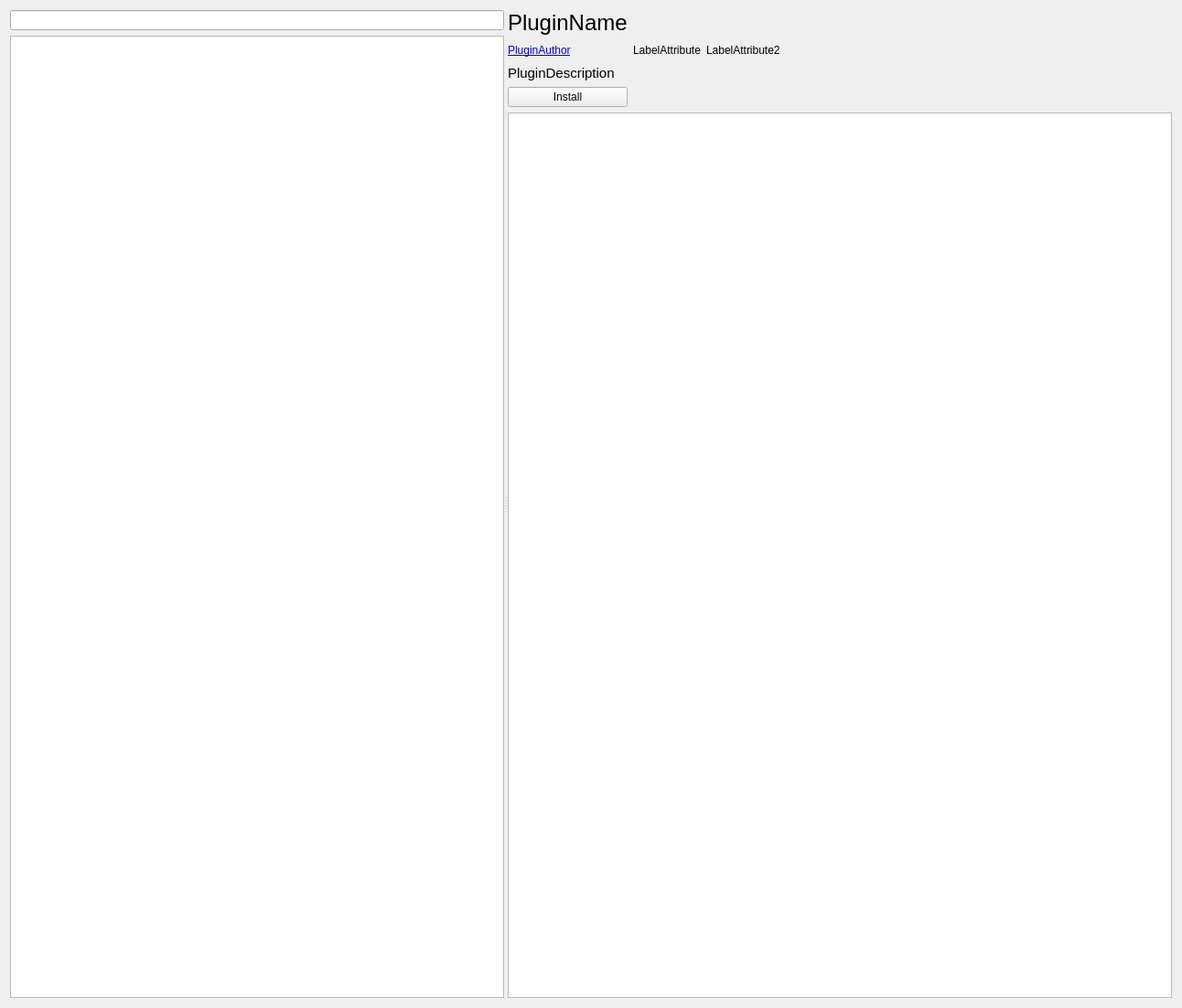
<?xml version="1.0" encoding="UTF-8"?>
<ui version="4.0">
 <class>HcStoreWidget</class>
 <widget class="QWidget" name="HcStoreWidget">
  <property name="geometry">
   <rect>
    <x>0</x>
    <y>0</y>
    <width>1292</width>
    <height>1102</height>
   </rect>
  </property>
  <property name="windowTitle">
   <string>Form</string>
  </property>
  <layout class="QGridLayout" name="gridLayout_3">
   <item row="0" column="0">
    <widget class="QSplitter" name="splitter">
     <property name="orientation">
      <enum>Qt::Horizontal</enum>
     </property>
     <widget class="QWidget" name="MarketPlaceWidget" native="true">
      <layout class="QGridLayout" name="gridLayout">
       <item row="0" column="0">
        <widget class="QLineEdit" name="MarketPlaceSearch"/>
       </item>
       <item row="1" column="0">
        <widget class="QListView" name="MarketPlaceList"/>
       </item>
      </layout>
     </widget>
     <widget class="QWidget" name="PluginViewWidget" native="true">
      <layout class="QGridLayout" name="PluginLayout">
       <item row="1" column="0">
        <widget class="QLabel" name="PluginAuthor">
         <property name="text">
          <string>&lt;html&gt;&lt;head/&gt;&lt;body&gt;&lt;p&gt;&lt;a href=&quot;https://5pider.net&quot;&gt;&lt;span style=&quot; text-decoration: underline; color:#0000ff;&quot;&gt;PluginAuthor&lt;/span&gt;&lt;/a&gt;&lt;/p&gt;&lt;/body&gt;&lt;/html&gt;</string>
         </property>
        </widget>
       </item>
       <item row="3" column="0">
        <widget class="QPushButton" name="PluginInstall">
         <property name="text">
          <string>Install</string>
         </property>
        </widget>
       </item>
       <item row="4" column="0" colspan="6">
        <widget class="QTextEdit" name="PluginDetails"/>
       </item>
       <item row="2" column="0" colspan="6">
        <widget class="QLabel" name="PluginDescription">
         <property name="text">
          <string>&lt;html&gt;&lt;head/&gt;&lt;body&gt;&lt;p&gt;&lt;span style=&quot; font-size:11pt;&quot;&gt;PluginDescription&lt;/span&gt;&lt;/p&gt;&lt;/body&gt;&lt;/html&gt;</string>
         </property>
        </widget>
       </item>
       <item row="0" column="0">
        <widget class="QLabel" name="PluginName">
         <property name="text">
          <string>&lt;html&gt;&lt;head/&gt;&lt;body&gt;&lt;p&gt;&lt;span style=&quot; font-size:18pt;&quot;&gt;PluginName&lt;/span&gt;&lt;/p&gt;&lt;/body&gt;&lt;/html&gt;</string>
         </property>
        </widget>
       </item>
       <item row="1" column="1">
        <layout class="QHBoxLayout" name="AttributeLayout">
         <property name="leftMargin">
          <number>0</number>
         </property>
         <property name="topMargin">
          <number>0</number>
         </property>
         <property name="rightMargin">
          <number>0</number>
         </property>
         <property name="bottomMargin">
          <number>0</number>
         </property>
         <item>
          <widget class="QLabel" name="LabelAttr1">
           <property name="text">
            <string>LabelAttribute</string>
           </property>
          </widget>
         </item>
         <item>
          <widget class="QLabel" name="LabelAttr2">
           <property name="text">
            <string>LabelAttribute2</string>
           </property>
          </widget>
         </item>
        </layout>
       </item>
       <item row="1" column="2" colspan="4">
        <spacer name="AttributeSpacer">
         <property name="orientation">
          <enum>Qt::Horizontal</enum>
         </property>
         <property name="sizeHint" stdset="0">
          <size>
           <width>40</width>
           <height>20</height>
          </size>
         </property>
        </spacer>
       </item>
       <item row="0" column="1" colspan="5">
        <spacer name="TopSpacer">
         <property name="orientation">
          <enum>Qt::Horizontal</enum>
         </property>
         <property name="sizeHint" stdset="0">
          <size>
           <width>40</width>
           <height>20</height>
          </size>
         </property>
        </spacer>
       </item>
       <item row="3" column="1" colspan="5">
        <spacer name="TopSpacer2">
         <property name="orientation">
          <enum>Qt::Horizontal</enum>
         </property>
         <property name="sizeHint" stdset="0">
          <size>
           <width>40</width>
           <height>20</height>
          </size>
         </property>
        </spacer>
       </item>
      </layout>
     </widget>
    </widget>
   </item>
  </layout>
 </widget>
 <resources/>
 <connections/>
</ui>
